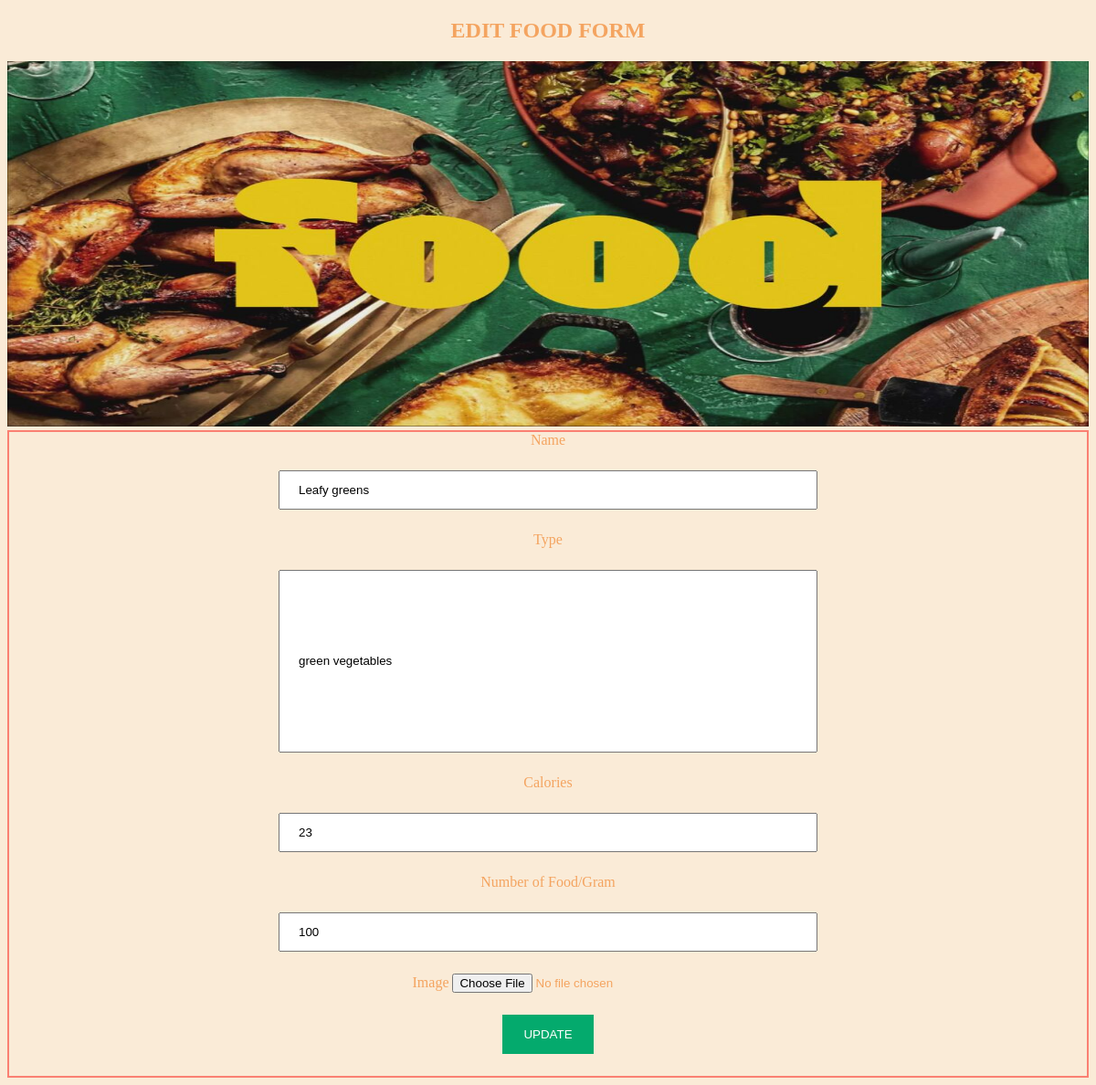
Screenshot of /editfood.php?id=16 (signed in) with the database file from the repository.
### tables this page shows
CREATE TABLE `food` (
  `id` int(11) NOT NULL,
  `name` varchar(50) NOT NULL,
  `type` varchar(50) NOT NULL,
  `calories` int(11) NOT NULL,
  `numofGram` int(11) NOT NULL,
  `image` blob NOT NULL
);

### editfood.php (the view, shortened to what this page needs)
<?php
$DATABASE_HOST = 'localhost';
$DATABASE_USER = 'root';
$DATABASE_PASS = '';
$DATABASE_NAME = 'gymweb';
$con = mysqli_connect($DATABASE_HOST, $DATABASE_USER, $DATABASE_PASS, $DATABASE_NAME);
$id=$_REQUEST['id'];
$query = "SELECT * from food where id='".$id."'";
$status = mysqli_query($con, $query) or die ( mysqli_connect_error());
$row = mysqli_fetch_assoc($status);
?>
<!DOCTYPE html>
<html>
    <head></head>
        <link rel="stylesheet"  href="css/1.css" />
       <h2>Edit food Form</h2>
       <?php
       if(isset($_POST['new']) && $_POST['new']==1)
       {
       $id=$_REQUEST['id'];
       $name =$_REQUEST['name'];
       $type =$_REQUEST['type'];
       $calories =$_REQUEST['calories'];
       $numofGram=$_REQUEST['numofGram'];
       $image=$_REQUEST['image'];
       if($calories>300  || $numofGram>180){
            echo" you cannot updated the food information due to the calories values you have enter too high (>300) <br>
            OR the numofGram is too hight(>180)<br>Failed to update";
            die(mysqli_connect_error());
        } elseif($calories==0){
            echo"the number of food calaories cannot equal to 0 ";
            die(mysqli_connect_error());
        }
       $val="SELECT *FROM food where name='$name' OR image='$image'";
       $db_c=mysqli_query($con,$val);
       $notify= mysqli_fetch_assoc($db_c);
       if($notify){
        if($notify['name']===$name){
            echo"The name of food you have entered is $name have already existed so you cannot use this name anymore....<br>
            Please enter again";
        }
        if($notify['image']===$image){
            echo"YOu have used the existed image is $image.... So you need to use the other images before going to update the food information!<br>
            Please enter again!....";
            die(mysqli_connect_error());
        }
       }else{
       $update="UPDATE food set
name='".$name."', type='".$type."',calories='".$calories."',numofGram='".$numofGram."',image='".$image."' where id='".$id."'";
mysqli_query($con, $update) or die(mysqli_connect_error());
$info = "Food Updated Successfully. </br></br>
<a href='detailsfood.php'>Details of Updated food </a>";
echo '<p style="color:#FF0000;">'.$info.'</p>';}
}else {
       ?>
    <body style="background-color:antiquewhite;text-align:center;color:sandybrown;">
    <div class="from-group">
    <img src="img/food.jpg" alt="foodofw" >
    <div style="border:2px solid salmon;">
        <form action="editfood.php" method="post">
        <label for="name">Name </label>
        <p><input type="text" name="name" placeholder="Enter Name" required value="<?php echo $row['name'];?>" /></p>
        <label for="type">Type </label>
        <p><input type="text" name="type" style="height:200px;" placeholder="Enter Type of food here......."
required value="<?php echo $row['type'];?>" /></p>
<label for="calories">Calories </label>
<p><input type="number" name="calories" placeholder="Enter Calories" required value="<?php echo $row['calories'];?>" /></p>
<label for="numofGram">Number of Food/Gram  </label>
<p><input type="number" name="numofGram" placeholder="Enter Number Food/Gram" min="30" max="200" required value="<?php echo $row['numofGram'];?>" /></p>
<label for="image">Image   </label>
<input type="file" name="image" value="<?php echo $row['image'];?>" />
<p><input name="submit" type="submit" value="Update" /></p>
        </form>
        <?php } ?>
        </div>
        </div>
    </body>
</html>

### css/1.css (style rules this page uses)
img { width: 100%; height: 50%; }
input[type=number],input[type=text],input[type=tel],input[type=password] { width: 50%; padding: 12px 20px; margin: 8px 0 ; display: inline-block; box-sizing: border-box; }
input[type=submit] { background-color: #04AA6D; color: white; padding: 14px 20px; margin: 8px 0; border: none; cursor: pointer; width: 100px; text-transform: uppercase; }
h2 { text-align: center; text-transform: uppercase; }

### editfood.php (style rules this page uses)
img { width:100%; height:400px; }

### rows the page displays
food: name "Leafy greens", type "green vegetables", calories "23", numofGram "100"
